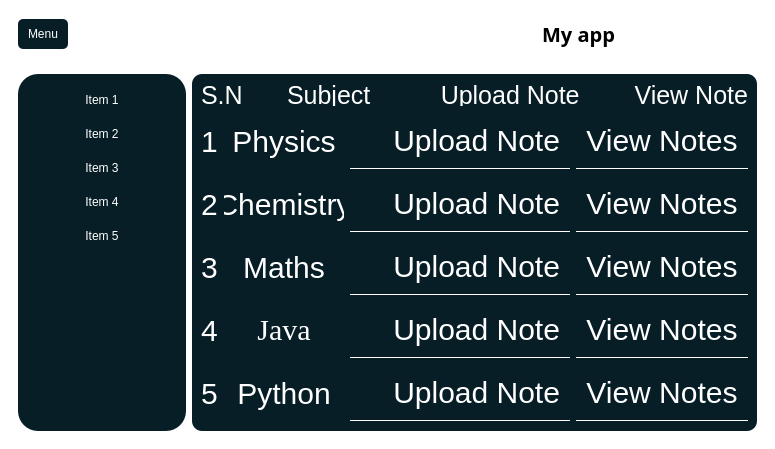
<?xml version="1.0" encoding="UTF-8"?>
<ui version="4.0">
 <class>MainWindow</class>
 <widget class="QMainWindow" name="MainWindow">
  <property name="geometry">
   <rect>
    <x>0</x>
    <y>0</y>
    <width>749</width>
    <height>449</height>
   </rect>
  </property>
  <property name="windowTitle">
   <string>MainWindow</string>
  </property>
  <property name="styleSheet">
   <string notr="true"/>
  </property>
  <widget class="QWidget" name="centralwidget">
   <property name="styleSheet">
    <string notr="true">* {
  border: none;
  background-color: transparent;
  color: #FFF; /* Specify a default color */
}

#centralwidget {
  background-color: white
;
}

#side_menu {
  background-color: #071e26;
  border-radius: 20px;
}

QPushButton {
  padding: 10px;
  background-color: #071e26;
  border-radius: 5px;
}

#main_body {
  background-color: #071e26;
  border-radius: 10px;
}
</string>
   </property>
   <layout class="QVBoxLayout" name="verticalLayout">
    <item>
     <widget class="QFrame" name="header">
      <property name="minimumSize">
       <size>
        <width>0</width>
        <height>50</height>
       </size>
      </property>
      <property name="frameShape">
       <enum>QFrame::StyledPanel</enum>
      </property>
      <property name="frameShadow">
       <enum>QFrame::Raised</enum>
      </property>
      <layout class="QHBoxLayout" name="horizontalLayout_2">
       <property name="leftMargin">
        <number>0</number>
       </property>
       <property name="topMargin">
        <number>0</number>
       </property>
       <property name="rightMargin">
        <number>0</number>
       </property>
       <property name="bottomMargin">
        <number>0</number>
       </property>
       <item alignment="Qt::AlignLeft">
        <widget class="QFrame" name="frame">
         <property name="frameShape">
          <enum>QFrame::StyledPanel</enum>
         </property>
         <property name="frameShadow">
          <enum>QFrame::Raised</enum>
         </property>
         <layout class="QHBoxLayout" name="horizontalLayout_3">
          <item>
           <widget class="QPushButton" name="pushButton">
            <property name="minimumSize">
             <size>
              <width>0</width>
              <height>30</height>
             </size>
            </property>
            <property name="maximumSize">
             <size>
              <width>16777215</width>
              <height>30</height>
             </size>
            </property>
            <property name="text">
             <string>Menu</string>
            </property>
            <property name="icon">
             <iconset resource="icons.qrc">
              <normaloff>:/icons/icons_folder/align-justify.svg</normaloff>:/icons/icons_folder/align-justify.svg</iconset>
            </property>
            <property name="iconSize">
             <size>
              <width>24</width>
              <height>24</height>
             </size>
            </property>
           </widget>
          </item>
         </layout>
        </widget>
       </item>
       <item>
        <widget class="QFrame" name="frame_3">
         <property name="frameShape">
          <enum>QFrame::StyledPanel</enum>
         </property>
         <property name="frameShadow">
          <enum>QFrame::Raised</enum>
         </property>
         <layout class="QVBoxLayout" name="verticalLayout_4">
          <item>
           <widget class="QLabel" name="label">
            <property name="font">
             <font>
              <family>Arial Black</family>
              <pointsize>15</pointsize>
              <weight>75</weight>
              <italic>false</italic>
              <bold>true</bold>
              <strikeout>false</strikeout>
             </font>
            </property>
            <property name="styleSheet">
             <string notr="true">color: black;</string>
            </property>
            <property name="text">
             <string>My app</string>
            </property>
            <property name="alignment">
             <set>Qt::AlignCenter</set>
            </property>
           </widget>
          </item>
         </layout>
        </widget>
       </item>
      </layout>
     </widget>
    </item>
    <item>
     <widget class="QFrame" name="frame_2">
      <property name="sizePolicy">
       <sizepolicy hsizetype="Preferred" vsizetype="Expanding">
        <horstretch>0</horstretch>
        <verstretch>0</verstretch>
       </sizepolicy>
      </property>
      <property name="frameShape">
       <enum>QFrame::StyledPanel</enum>
      </property>
      <property name="frameShadow">
       <enum>QFrame::Raised</enum>
      </property>
      <layout class="QHBoxLayout" name="horizontalLayout">
       <item>
        <widget class="QWidget" name="side_menu" native="true">
         <layout class="QVBoxLayout" name="verticalLayout_2">
          <item alignment="Qt::AlignTop">
           <widget class="QFrame" name="frame_4">
            <property name="minimumSize">
             <size>
              <width>150</width>
              <height>0</height>
             </size>
            </property>
            <property name="maximumSize">
             <size>
              <width>150</width>
              <height>16777215</height>
             </size>
            </property>
            <property name="frameShape">
             <enum>QFrame::StyledPanel</enum>
            </property>
            <property name="frameShadow">
             <enum>QFrame::Raised</enum>
            </property>
            <layout class="QVBoxLayout" name="verticalLayout_3">
             <property name="spacing">
              <number>0</number>
             </property>
             <property name="leftMargin">
              <number>0</number>
             </property>
             <property name="topMargin">
              <number>0</number>
             </property>
             <property name="rightMargin">
              <number>0</number>
             </property>
             <property name="bottomMargin">
              <number>0</number>
             </property>
             <item>
              <widget class="QPushButton" name="pushButton_2">
               <property name="styleSheet">
                <string notr="true"/>
               </property>
               <property name="text">
                <string>Item 1</string>
               </property>
               <property name="icon">
                <iconset>
                 <normaloff>:/icons/New folder/airplay.svg</normaloff>:/icons/New folder/airplay.svg</iconset>
               </property>
              </widget>
             </item>
             <item>
              <widget class="QPushButton" name="pushButton_3">
               <property name="text">
                <string>Item 2</string>
               </property>
               <property name="icon">
                <iconset>
                 <normaloff>:/icons/New folder/award.svg</normaloff>:/icons/New folder/award.svg</iconset>
               </property>
              </widget>
             </item>
             <item>
              <widget class="QPushButton" name="pushButton_4">
               <property name="text">
                <string>Item 3</string>
               </property>
               <property name="icon">
                <iconset>
                 <normaloff>:/icons/New folder/coffee.svg</normaloff>:/icons/New folder/coffee.svg</iconset>
               </property>
              </widget>
             </item>
             <item>
              <widget class="QPushButton" name="pushButton_5">
               <property name="text">
                <string>Item 4</string>
               </property>
               <property name="icon">
                <iconset>
                 <normaloff>:/icons/New folder/music.svg</normaloff>:/icons/New folder/music.svg</iconset>
               </property>
              </widget>
             </item>
             <item>
              <widget class="QPushButton" name="pushButton_6">
               <property name="text">
                <string>Item 5</string>
               </property>
               <property name="icon">
                <iconset>
                 <normaloff>:/icons/New folder/wifi.svg</normaloff>:/icons/New folder/wifi.svg</iconset>
               </property>
              </widget>
             </item>
            </layout>
           </widget>
          </item>
         </layout>
        </widget>
       </item>
       <item>
        <widget class="QFrame" name="main_body">
         <property name="sizePolicy">
          <sizepolicy hsizetype="Expanding" vsizetype="Preferred">
           <horstretch>0</horstretch>
           <verstretch>0</verstretch>
          </sizepolicy>
         </property>
         <property name="styleSheet">
          <string notr="true">
color:white;
font-family: &quot;Times New Roman&quot;, Times, serif;

</string>
         </property>
         <property name="frameShape">
          <enum>QFrame::StyledPanel</enum>
         </property>
         <property name="frameShadow">
          <enum>QFrame::Raised</enum>
         </property>
         <layout class="QVBoxLayout" name="verticalLayout_5">
          <item>
           <layout class="QHBoxLayout" name="horizontalLayout_4">
            <item>
             <widget class="QLabel" name="label_2">
              <property name="maximumSize">
               <size>
                <width>200</width>
                <height>22</height>
               </size>
              </property>
              <property name="styleSheet">
               <string notr="true">color: white;
font-family: &quot;Times New Roman&quot;, Times, serif;
font-size:25px;
</string>
              </property>
              <property name="text">
               <string>S.N</string>
              </property>
             </widget>
            </item>
            <item>
             <widget class="QLabel" name="label_3">
              <property name="minimumSize">
               <size>
                <width>120</width>
                <height>0</height>
               </size>
              </property>
              <property name="maximumSize">
               <size>
                <width>200</width>
                <height>22</height>
               </size>
              </property>
              <property name="styleSheet">
               <string notr="true">color: white;
font-family: &quot;Times New Roman&quot;, Times, serif;
font-size:25px;
</string>
              </property>
              <property name="text">
               <string>Subject</string>
              </property>
             </widget>
            </item>
            <item>
             <widget class="QLabel" name="label_4">
              <property name="maximumSize">
               <size>
                <width>200</width>
                <height>22</height>
               </size>
              </property>
              <property name="styleSheet">
               <string notr="true">color: white;
font-family: &quot;Times New Roman&quot;, Times, serif;
font-size:25px;</string>
              </property>
              <property name="text">
               <string>    Upload Note</string>
              </property>
             </widget>
            </item>
            <item>
             <widget class="QLabel" name="label_5">
              <property name="maximumSize">
               <size>
                <width>200</width>
                <height>22</height>
               </size>
              </property>
              <property name="styleSheet">
               <string notr="true">color: white;
font-family: &quot;Times New Roman&quot;, Times, serif;
font-size:25px;</string>
              </property>
              <property name="text">
               <string>       View Note</string>
              </property>
             </widget>
            </item>
           </layout>
          </item>
          <item>
           <layout class="QHBoxLayout" name="horizontalLayout_5">
            <item>
             <widget class="QLabel" name="label_6">
              <property name="maximumSize">
               <size>
                <width>20</width>
                <height>16777215</height>
               </size>
              </property>
              <property name="styleSheet">
               <string notr="true">background-color: Transparent;
color: white;
font-size:30px;</string>
              </property>
              <property name="text">
               <string>1</string>
              </property>
             </widget>
            </item>
            <item>
             <widget class="QLabel" name="label_7">
              <property name="minimumSize">
               <size>
                <width>120</width>
                <height>0</height>
               </size>
              </property>
              <property name="styleSheet">
               <string notr="true">font-family: &quot;Times New Roman&quot;, Times, serif;
font-size:30px;</string>
              </property>
              <property name="text">
               <string>Physics</string>
              </property>
              <property name="alignment">
               <set>Qt::AlignCenter</set>
              </property>
             </widget>
            </item>
            <item>
             <widget class="QPushButton" name="pushButton_7">
              <property name="styleSheet">
               <string notr="true">background-color: Transparent;
color: white;
 border-bottom: 1px solid white;
border-radius:none;
font-family: &quot;Times New Roman&quot;, Times, serif;
font-size:30px;</string>
              </property>
              <property name="text">
               <string>    Upload Note</string>
              </property>
             </widget>
            </item>
            <item>
             <widget class="QPushButton" name="pushButton_8">
              <property name="styleSheet">
               <string notr="true">background-color: Transparent;
color: white;
 border-bottom: 1px solid white;
border-radius:none;
font-family: &quot;Times New Roman&quot;, Times, serif;
font-size:30px;</string>
              </property>
              <property name="text">
               <string>View Notes</string>
              </property>
             </widget>
            </item>
           </layout>
          </item>
          <item>
           <layout class="QHBoxLayout" name="horizontalLayout_12">
            <item>
             <widget class="QLabel" name="label_20">
              <property name="maximumSize">
               <size>
                <width>20</width>
                <height>16777215</height>
               </size>
              </property>
              <property name="styleSheet">
               <string notr="true">background-color: Transparent;
color: white;
font-size:30px;</string>
              </property>
              <property name="text">
               <string>2</string>
              </property>
             </widget>
            </item>
            <item>
             <widget class="QLabel" name="label_21">
              <property name="minimumSize">
               <size>
                <width>120</width>
                <height>0</height>
               </size>
              </property>
              <property name="styleSheet">
               <string notr="true">font-family: &quot;Times New Roman&quot;, Times, serif;
font-size:30px;</string>
              </property>
              <property name="text">
               <string>Chemistry</string>
              </property>
              <property name="alignment">
               <set>Qt::AlignCenter</set>
              </property>
             </widget>
            </item>
            <item>
             <widget class="QPushButton" name="pushButton_21">
              <property name="styleSheet">
               <string notr="true">background-color: Transparent;
color: white;
 border-bottom: 1px solid white;
border-radius:none;
font-family: &quot;Times New Roman&quot;, Times, serif;
font-size:30px;</string>
              </property>
              <property name="text">
               <string>    Upload Note</string>
              </property>
             </widget>
            </item>
            <item>
             <widget class="QPushButton" name="pushButton_22">
              <property name="styleSheet">
               <string notr="true">background-color: Transparent;
color: white;
 border-bottom: 1px solid white;
border-radius:none;
font-family: &quot;Times New Roman&quot;, Times, serif;
font-size:30px;</string>
              </property>
              <property name="text">
               <string>View Notes</string>
              </property>
             </widget>
            </item>
           </layout>
          </item>
          <item>
           <layout class="QHBoxLayout" name="horizontalLayout_13">
            <item>
             <widget class="QLabel" name="label_22">
              <property name="maximumSize">
               <size>
                <width>20</width>
                <height>16777215</height>
               </size>
              </property>
              <property name="styleSheet">
               <string notr="true">background-color: Transparent;
color: white;
font-size:30px;</string>
              </property>
              <property name="text">
               <string>3</string>
              </property>
             </widget>
            </item>
            <item>
             <widget class="QLabel" name="label_23">
              <property name="minimumSize">
               <size>
                <width>120</width>
                <height>0</height>
               </size>
              </property>
              <property name="styleSheet">
               <string notr="true">font-size:30px;
font-family: &quot;Times New Roman&quot;, Times, serif;</string>
              </property>
              <property name="text">
               <string>Maths</string>
              </property>
              <property name="alignment">
               <set>Qt::AlignCenter</set>
              </property>
             </widget>
            </item>
            <item>
             <widget class="QPushButton" name="pushButton_23">
              <property name="styleSheet">
               <string notr="true">background-color: Transparent;
color: white;
 border-bottom: 1px solid white;
border-radius:none;
font-family: &quot;Times New Roman&quot;, Times, serif;
font-size:30px;</string>
              </property>
              <property name="text">
               <string>    Upload Note</string>
              </property>
             </widget>
            </item>
            <item>
             <widget class="QPushButton" name="pushButton_24">
              <property name="styleSheet">
               <string notr="true">background-color: Transparent;
color: white;
 border-bottom: 1px solid white;
border-radius:none;
font-family: &quot;Times New Roman&quot;, Times, serif;
font-size:30px;</string>
              </property>
              <property name="text">
               <string>View Notes</string>
              </property>
             </widget>
            </item>
           </layout>
          </item>
          <item>
           <layout class="QHBoxLayout" name="horizontalLayout_14">
            <item>
             <widget class="QLabel" name="label_24">
              <property name="maximumSize">
               <size>
                <width>20</width>
                <height>16777215</height>
               </size>
              </property>
              <property name="styleSheet">
               <string notr="true">background-color: Transparent;
color: white;
font-family: &quot;Times New Roman&quot;, Times, serif;
font-size:30px;</string>
              </property>
              <property name="text">
               <string>4</string>
              </property>
             </widget>
            </item>
            <item>
             <widget class="QLabel" name="label_25">
              <property name="minimumSize">
               <size>
                <width>120</width>
                <height>0</height>
               </size>
              </property>
              <property name="font">
               <font>
                <family>Times New Roman</family>
                <pointsize>-1</pointsize>
               </font>
              </property>
              <property name="styleSheet">
               <string notr="true">font-family: &quot;Times New Roman&quot;, Times, serif;
font-size:30px;</string>
              </property>
              <property name="text">
               <string>Java</string>
              </property>
              <property name="alignment">
               <set>Qt::AlignCenter</set>
              </property>
             </widget>
            </item>
            <item>
             <widget class="QPushButton" name="pushButton_25">
              <property name="styleSheet">
               <string notr="true">background-color: Transparent;
color: white;
 border-bottom: 1px solid white;
border-radius:none;
font-family: &quot;Times New Roman&quot;, Times, serif;
font-family: &quot;Times New Roman&quot;, Times, serif;
font-size:30px;</string>
              </property>
              <property name="text">
               <string>    Upload Note</string>
              </property>
             </widget>
            </item>
            <item>
             <widget class="QPushButton" name="pushButton_26">
              <property name="styleSheet">
               <string notr="true">background-color: Transparent;
color: white;
 border-bottom: 1px solid white;
border-radius:none;
font-family: &quot;Times New Roman&quot;, Times, serif;
font-size:30px;</string>
              </property>
              <property name="text">
               <string>View Notes</string>
              </property>
             </widget>
            </item>
           </layout>
          </item>
          <item>
           <layout class="QHBoxLayout" name="horizontalLayout_15">
            <item>
             <widget class="QLabel" name="label_26">
              <property name="maximumSize">
               <size>
                <width>20</width>
                <height>16777215</height>
               </size>
              </property>
              <property name="styleSheet">
               <string notr="true">background-color: Transparent;
color: white;
font-size:30px;</string>
              </property>
              <property name="text">
               <string>5</string>
              </property>
             </widget>
            </item>
            <item>
             <widget class="QLabel" name="label_27">
              <property name="minimumSize">
               <size>
                <width>120</width>
                <height>0</height>
               </size>
              </property>
              <property name="styleSheet">
               <string notr="true">font-family: &quot;Times New Roman&quot;, Times, serif;
font-size:30px;</string>
              </property>
              <property name="text">
               <string>Python</string>
              </property>
              <property name="alignment">
               <set>Qt::AlignCenter</set>
              </property>
             </widget>
            </item>
            <item>
             <widget class="QPushButton" name="pushButton_27">
              <property name="styleSheet">
               <string notr="true">background-color: Transparent;
color: white;
 border-bottom: 1px solid white;
border-radius:none;
font-family: &quot;Times New Roman&quot;, Times, serif;
font-size:30px;</string>
              </property>
              <property name="text">
               <string>    Upload Note</string>
              </property>
             </widget>
            </item>
            <item>
             <widget class="QPushButton" name="pushButton_28">
              <property name="styleSheet">
               <string notr="true">background-color: Transparent;
color: white;
 border-bottom: 1px solid white;
border-radius:none;
font-family: &quot;Times New Roman&quot;, Times, serif;
font-size:30px;</string>
              </property>
              <property name="text">
               <string>View Notes</string>
              </property>
             </widget>
            </item>
           </layout>
          </item>
         </layout>
        </widget>
       </item>
      </layout>
      <zorder>main_body</zorder>
      <zorder>side_menu</zorder>
     </widget>
    </item>
   </layout>
  </widget>
 </widget>
 <resources>
  <include location="icons.qrc"/>
 </resources>
 <connections/>
</ui>
